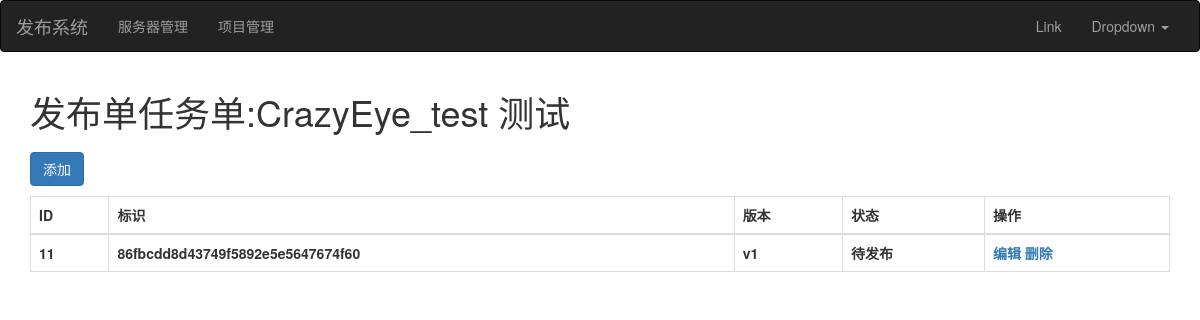
The page /task/list/2 on the database its author committed.
### web/models.py (models this page shows)
class DeployTask(models.Model):
    uuid = models.CharField(verbose_name='标识',max_length=64)
    project = models.ForeignKey(verbose_name="项目环境",to='Project',on_delete=models.CASCADE)
    tag = models.CharField(verbose_name="版本",max_length=32)
    status_choices = (
        (1,'待发布'),
        (2,'发布中'),
        (3,'成功'),
        (4,'失败'),
    )
    status = models.SmallIntegerField(verbose_name="状态",choices=status_choices,default=1)
    before_download_script = models.TextField(verbose_name="下载前脚本",null=True,blank=True)
    after_download_script = models.TextField(verbose_name="下载后脚本",null=True,blank=True)
    before_deploy_script = models.TextField(verbose_name="发布前脚本",null=True,blank=True)
    after_deploy_script = models.TextField(verbose_name="发布后脚本",null=True,blank=True)

### web/views/deploy.py (the view)
# urls.py: path('task/list/<int:project_id>',deploy.task_list,name='task_list'),
def task_list(request,project_id):
    task_obj = DeployTask.objects.filter(project_id=project_id).all()
    probj = Project.objects.get(pk=project_id)
    title = "发布单任务单:" + probj.title + " " + probj.get_env_display()
    return render(request,'task_list.html',{"task_obj": task_obj,"title": title,"probj": probj })

### templates/task_list.html (shortened to what this page needs)
{% extends 'layout.html' %}
{% block content %}
    <div class="container">
        <h1>{{title}}</h1>
        <div>
            <a style="margin: 10px 0;" href="{% url 'task_add' project_id=probj.id %}" class="btn btn-primary">添加</a>
        </div>
        <table class="table table-bordered">
            <thead>
                <th>ID</th>
                <th>标识</th>
                <th>版本</th>
                <th>状态</th>
                <th>操作</th>
            </thead>
            <tbody>
            {% for obj in task_obj %}
                <tr>
                    <th>{{ obj.id }}</th>
                    <th>{{ obj.uuid }}</th>
                    <th>{{ obj.tag }}</th>
                    <th>{{ obj.get_status_display }}</th>
                    <th><span><a href="{% url 'task_edit' project_id=probj.id task_id=obj.id %}">编辑</a></span> <span><a onclick="removeRow(this,{{obj.id}});">删除</a></span></th>
                </tr>
            {% endfor %}
            </tbody>
        </table>
    </div>
{% endblock %}

### rows shown on the page
DeployTask: id "11", uuid "86fbcdd8d43749f5892e5e5647674f60", tag "v1", status "待发布"

### other values the page prints
{{ title }} "发布单任务单:CrazyEye_test 测试"
